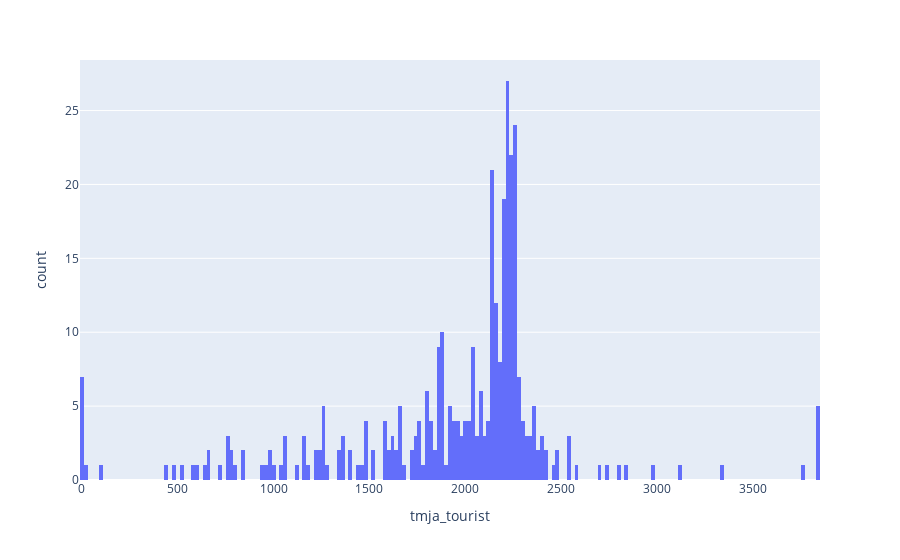

Source (notebook cell):
### Code cell
fig = px.histogram(tmja_wrs84_bre_clean, x='tmja_tourist', nbins=200)
fig.show()

### Figure 1 — Plotly figure (JSON) as saved in the notebook; plotly's stock layout.template omitted (floating-point values rounded to 4 significant figures; data arrays with more than 128 entries replaced by an {"elided": "..."} marker saying what was removed)
{"data": [{"alignmentgroup": "True", "bingroup": "x", "hovertemplate": "tmja_tourist=%{x}<br>count=%{y}<extra></extra>", "legendgroup": "", "marker": {"color": "#636efa", "pattern": {"shape": ""}}, "name": "", "nbinsx": 200, "offsetgroup": "", "orientation": "v", "showlegend": false, "type": "histogram", "x": {"elided": "366 float values"}, "xaxis": "x", "yaxis": "y"}], "layout": {"barmode": "relative", "legend": {"tracegroupgap": 0}, "margin": {"t": 60}, "xaxis": {"anchor": "y", "domain": [0, 1], "title": {"text": "tmja_tourist"}}, "yaxis": {"anchor": "x", "domain": [0, 1], "title": {"text": "count"}}}}
